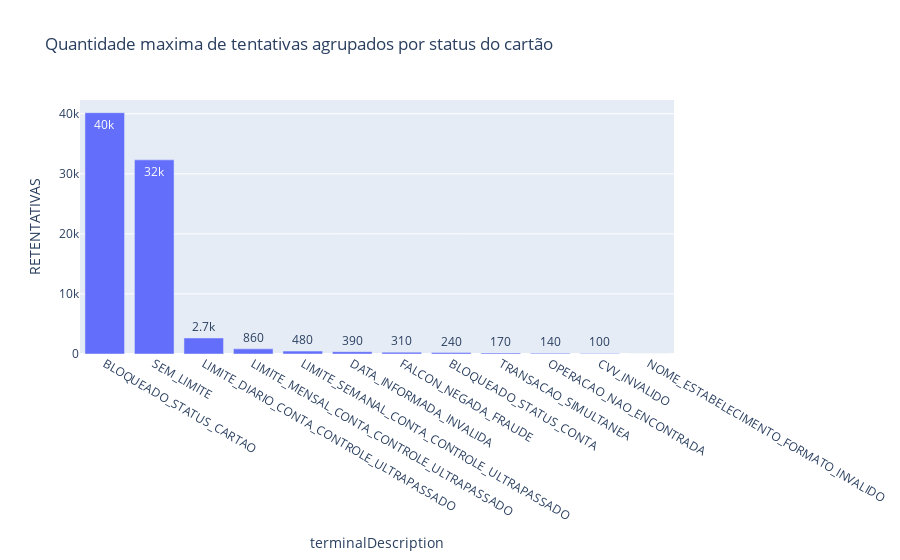

The code cell stored with this chart in its notebook:
### Code cell
fig = px.bar(df_max_tentativas_por_status, y='RETENTATIVAS', x='terminalDescription', text_auto='.2s',
            title="Quantidade maxima de tentativas agrupados por status do cartão")
fig.show()

### Figure 1 — Plotly figure (JSON) as saved in the notebook; plotly's stock layout.template omitted (floating-point values rounded to 4 significant figures)
{"data": [{"alignmentgroup": "True", "hovertemplate": "terminalDescription=%{x}<br>RETENTATIVAS=%{y}<extra></extra>", "legendgroup": "", "marker": {"color": "#636efa", "pattern": {"shape": ""}}, "name": "", "offsetgroup": "", "orientation": "v", "showlegend": false, "textposition": "auto", "texttemplate": "%{y:.2s}", "type": "bar", "x": ["BLOQUEADO_STATUS_CARTAO", "SEM_LIMITE", "LIMITE_DIARIO_CONTA_CONTROLE_ULTRAPASSADO", "LIMITE_MENSAL_CONTA_CONTROLE_ULTRAPASSADO", "LIMITE_SEMANAL_CONTA_CONTROLE_ULTRAPASSADO", "DATA_INFORMADA_INVALIDA", "FALCON_NEGADA_FRAUDE", "BLOQUEADO_STATUS_CONTA", "TRANSACAO_SIMULTANEA", "OPERACAO_NAO_ENCONTRADA", "CVV_INVALIDO", "NOME_ESTABELECIMENTO_FORMATO_INVALIDO"], "xaxis": "x", "y": [40170, 32317, 2667, 860, 481, 387, 307, 239, 172, 137, 104, 0], "yaxis": "y"}], "layout": {"barmode": "relative", "legend": {"tracegroupgap": 0}, "title": {"text": "Quantidade maxima de tentativas agrupados por status do cartão"}, "xaxis": {"anchor": "y", "domain": [0, 1], "title": {"text": "terminalDescription"}}, "yaxis": {"anchor": "x", "domain": [0, 1], "title": {"text": "RETENTATIVAS"}}}}
